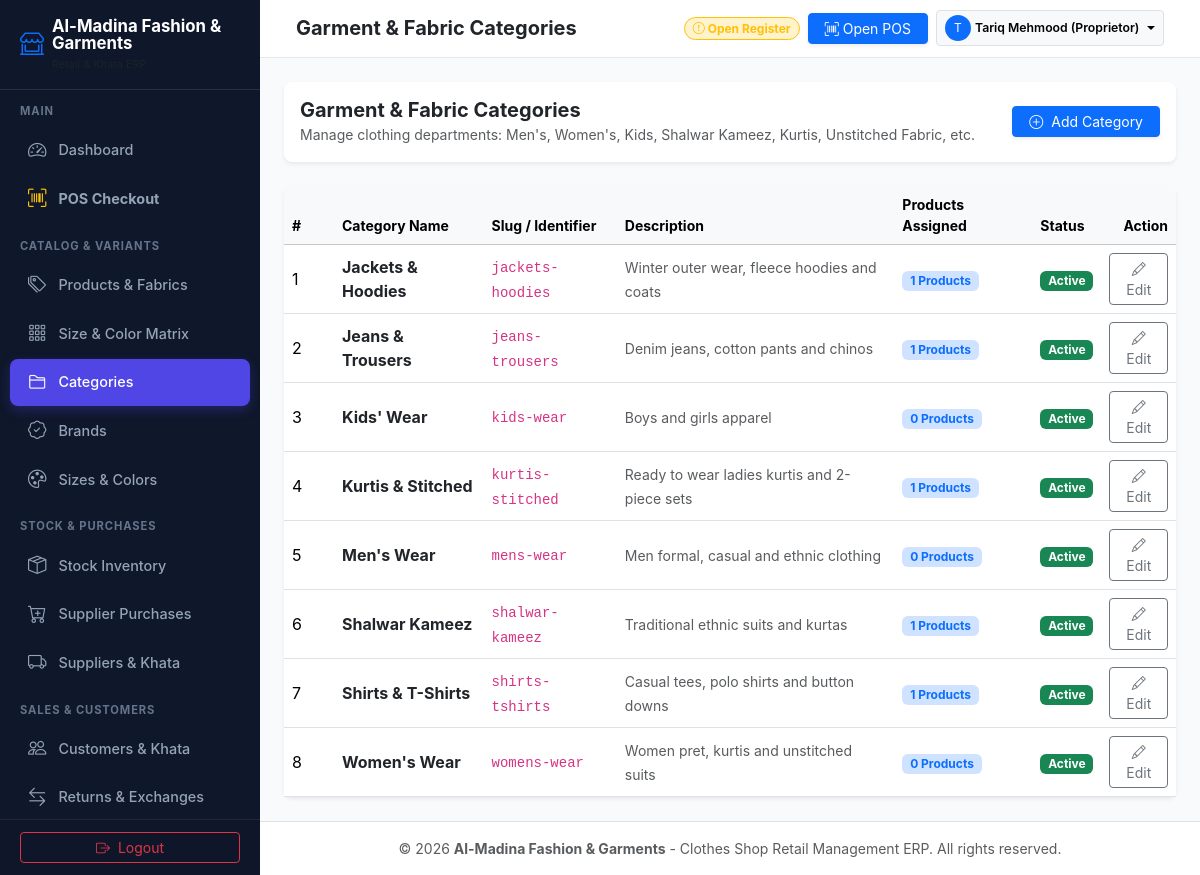
The app's page /categories.php (signed in) with its own data.
### tables this page shows
CREATE TABLE `categories` (
  `id` INT AUTO_INCREMENT PRIMARY KEY,
  `name` VARCHAR(100) NOT NULL,
  `slug` VARCHAR(100) NOT NULL UNIQUE,
  `description` VARCHAR(255) NULL,
  `status` ENUM('active', 'inactive') NOT NULL DEFAULT 'active',
  `created_at` TIMESTAMP DEFAULT CURRENT_TIMESTAMP
);

### categories.php (the view, shortened to what this page needs)
<?php
$action = $_GET['action'] ?? 'list';
$edit_cat = null;
require_once __DIR__ . '/includes/header.php';
?>
<?php if ($action === 'create' || $action === 'edit'): ?>
<div class="row justify-content-center">
    <div class="col-12 col-md-8 col-lg-6">
        <div class="card border-0 shadow-sm rounded-3 p-4 mb-4">
            <div class="d-flex justify-content-between align-items-center border-bottom pb-3 mb-3">
                <div>
                    <h5 class="fw-bold mb-0">
                        <i class="bi <?= $action === 'edit' ? 'bi-pencil-square text-warning' : 'bi-plus-circle text-primary' ?> me-2"></i>
                        <?= $action === 'edit' ? 'Edit Category: ' . htmlspecialchars($edit_cat['name']) : 'Add New Category' ?>
                    </h5>
                    <small class="text-muted">Dedicated form for creating and editing product departments</small>
                </div>
                <a href="categories.php" class="btn btn-outline-secondary btn-sm">
                    <i class="bi bi-arrow-left me-1"></i> Back to List
                </a>
            </div>
            <form method="POST" action="categories.php">
                <input type="hidden" name="form_action" value="<?= $action === 'edit' ? 'edit' : 'add' ?>">
                <?php if ($action === 'edit'): ?>
                    <input type="hidden" name="id" value="<?= $edit_cat['id'] ?>">
                <?php endif; ?>
                <div class="mb-3">
                    <label class="form-label small fw-bold">CATEGORY NAME *</label>
                    <input type="text" name="name" class="form-control form-control-lg fw-bold" required
                           placeholder="e.g. Shalwar Kameez, Cotton Lawns, Kurtis, Trousers"
                           value="<?= htmlspecialchars($edit_cat['name'] ?? '') ?>" autofocus>
                </div>
                <?php if ($action === 'edit'): ?>
                <div class="mb-3">
                    <label class="form-label small fw-bold">STATUS</label>
                    <select name="status" class="form-select">
                        <option value="active" <?= ($edit_cat['status'] ?? '') === 'active' ? 'selected' : '' ?>>Active</option>
                        <option value="inactive" <?= ($edit_cat['status'] ?? '') === 'inactive' ? 'selected' : '' ?>>Inactive</option>
                    </select>
                </div>
                <?php endif; ?>
                <div class="mb-4">
                    <label class="form-label small fw-bold">DESCRIPTION / DEPARTMENT NOTES</label>
                    <textarea name="description" class="form-control" rows="3"
                              placeholder="Brief description or guidelines for this department..."><?= htmlspecialchars($edit_cat['description'] ?? '') ?></textarea>
                </div>
                <div class="d-flex justify-content-between align-items-center pt-3 border-top">
                    <a href="categories.php" class="btn btn-light">Cancel</a>
                    <button type="submit" class="btn btn-primary px-4 fw-bold">
                        <i class="bi bi-check2-circle me-1"></i> <?= $action === 'edit' ? 'Update Category' : 'Save Category' ?>
                    </button>
                </div>
            </form>
        </div>
    </div>
</div>
<?php else: ?>
<?php
$categories = $pdo->query("SELECT c.*, COUNT(p.id) AS product_count
                           FROM categories c
                           LEFT JOIN products p ON c.id = p.category_id
                           GROUP BY c.id
                           ORDER BY c.name ASC")->fetchAll();
?>
<div class="card border-0 shadow-sm rounded-3 p-3 mb-4">
    <div class="d-flex justify-content-between align-items-center">
        <div>
            <h5 class="fw-bold mb-0">Garment & Fabric Categories</h5>
            <small class="text-muted">Manage clothing departments: Men's, Women's, Kids, Shalwar Kameez, Kurtis, Unstitched Fabric, etc.</small>
        </div>
        <a href="categories.php?action=create" class="btn btn-primary btn-sm px-3 shadow-sm">
            <i class="bi bi-plus-circle me-1"></i> Add Category
        </a>
    </div>
</div>
<div class="card border-0 shadow-sm rounded-3">
    <div class="table-responsive">
        <table class="table table-hover align-middle mb-0">
            <thead class="table-light small text-muted">
                <tr>
                    <th style="width: 50px;">#</th>
                    <th>Category Name</th>
                    <th>Slug / Identifier</th>
                    <th>Description</th>
                    <th>Products Assigned</th>
                    <th>Status</th>
                    <th class="text-end">Action</th>
                </tr>
            </thead>
            <tbody>
                <?php if (empty($categories)): ?>
                    <tr><td colspan="7" class="text-center py-4 text-muted">No categories created yet. Click 'Add Category' to create one.</td></tr>
                <?php else: ?>
                    <?php foreach ($categories as $idx => $cat): ?>
                        <tr>
                            <td><?= $idx + 1 ?></td>
                            <td>
                                <strong class="text-dark"><?= htmlspecialchars($cat['name']) ?></strong>
                            </td>
                            <td><code class="small"><?= htmlspecialchars($cat['slug']) ?></code></td>
                            <td><small class="text-muted"><?= htmlspecialchars($cat['description'] ?? '-') ?></small></td>
                            <td>
                                <span class="badge bg-primary-subtle text-primary fw-bold"><?= $cat['product_count'] ?> Products</span>
                            </td>
                            <td><?= status_badge($cat['status']) ?></td>
                            <td class="text-end">
                                <a href="categories.php?action=edit&id=<?= $cat['id'] ?>" class="btn btn-sm btn-outline-secondary">
                                    <i class="bi bi-pencil"></i> Edit
                                </a>
                            </td>
                        </tr>
                    <?php endforeach; ?>
                <?php endif; ?>
            </tbody>
        </table>
    </div>
</div>
<?php endif; ?>
<?php require_once __DIR__ . '/includes/footer.php'; ?>

### config/helpers.php (shortened to what this page needs)
<?php
function status_badge($status) {
    $status = strtolower((string)$status);
    $map = [
        'active'    => 'bg-success',
        'completed' => 'bg-success',
        'paid'      => 'bg-success',
        'open'      => 'bg-success',
        'restock'   => 'bg-info',
        'partial'   => 'bg-warning text-dark',
        'held'      => 'bg-warning text-dark',
        'due'       => 'bg-danger',
        'inactive'  => 'bg-secondary',
        'closed'    => 'bg-secondary',
        'cancelled' => 'bg-danger',
        'returned'  => 'bg-danger',
        'defective' => 'bg-danger',
    ];
    $cls = $map[$status] ?? 'bg-secondary';
    return '<span class="badge ' . $cls . '">' . ucfirst($status) . '</span>';
}

### assets/css/clothes-retail.css (style rules this page uses)
:root { --cr-primary: #4f46e5; --cr-primary-hover: #4338ca; --cr-secondary: #0ea5e9; --cr-dark: #1e1b4b; --cr-sidebar-bg: #0f172a; --cr-sidebar-hover: #1e293b; --cr-accent: #f43f5e; --cr-bg: #f8fafc; --cr-card-bg: #ffffff; --cr-border: #e2e8f0; }
html, body { height: 100%; }
body { background-color: var(--cr-bg); font-family: -apple-system, BlinkMacSystemFont, "Segoe UI", Roboto, "Helvetica Neue", Arial, sans-serif; color: #334155; min-height: 100%; }
@media (min-width: 992px) { html, body { height: 100vh; overflow: hidden; } }
.table-responsive { -webkit-overflow-scrolling: touch; }

### records on screen
categories: name "Jackets & Hoodies", slug "jackets-hoodies", description "Winter outer wear, fleece hoodies and coats", product_count "1", status "Active"
categories: name "Jeans & Trousers", slug "jeans-trousers", description "Denim jeans, cotton pants and chinos", product_count "1", status "Active"
categories: name "Kids' Wear", slug "kids-wear", description "Boys and girls apparel", product_count "0", status "Active"
categories: name "Kurtis & Stitched", slug "kurtis-stitched", description "Ready to wear ladies kurtis and 2-piece sets", product_count "1", status "Active"
categories: name "Men's Wear", slug "mens-wear", description "Men formal, casual and ethnic clothing", product_count "0", status "Active"
categories: name "Shalwar Kameez", slug "shalwar-kameez", description "Traditional ethnic suits and kurtas", product_count "1", status "Active"
categories: name "Shirts & T-Shirts", slug "shirts-tshirts", description "Casual tees, polo shirts and button downs", product_count "1", status "Active"
categories: name "Women's Wear", slug "womens-wear", description "Women pret, kurtis and unstitched suits", product_count "0", status "Active"

### other values on screen
$shop_name "Al-Madina Fashion & Garments"
$section_name "MAIN"
$page_info['title'] "Dashboard"
$page_info['title'] "POS Checkout"
$section_name "CATALOG & VARIANTS"
$page_info['title'] "Products & Fabrics"
$page_info['title'] "Size & Color Matrix"
$page_info['title'] "Categories"
$page_info['title'] "Brands"
$page_info['title'] "Sizes & Colors"
$section_name "STOCK & PURCHASES"
$page_info['title'] "Stock Inventory"
$page_info['title'] "Supplier Purchases"
$page_info['title'] "Suppliers & Khata"
$section_name "SALES & CUSTOMERS"
